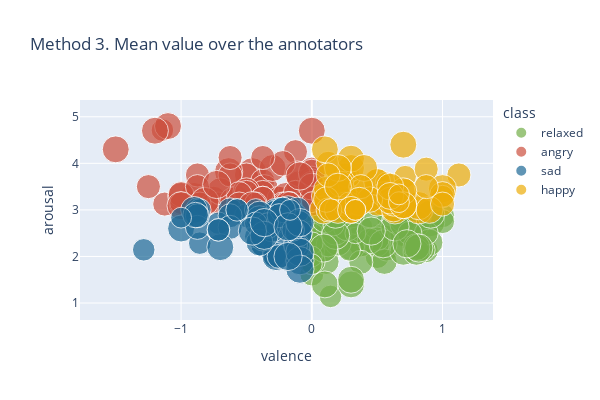

This figure's notebook cell:
### Code cell
fig = px.scatter(scatter_df_mean,
                 x='valence',
                 y='arousal',
                 size='count',
                 color='class',
                 width=600,
                 height=400,
                 color_discrete_map={
                "sad": px.colors.qualitative.Prism[1],
                "angry": px.colors.qualitative.Prism[7],
                "relaxed": px.colors.qualitative.Prism[4],
                "happy": px.colors.qualitative.Prism[5],
                "None": px.colors.qualitative.Prism[10]},
                 title='Method 3. Mean value over the annotators')
fig.show()
